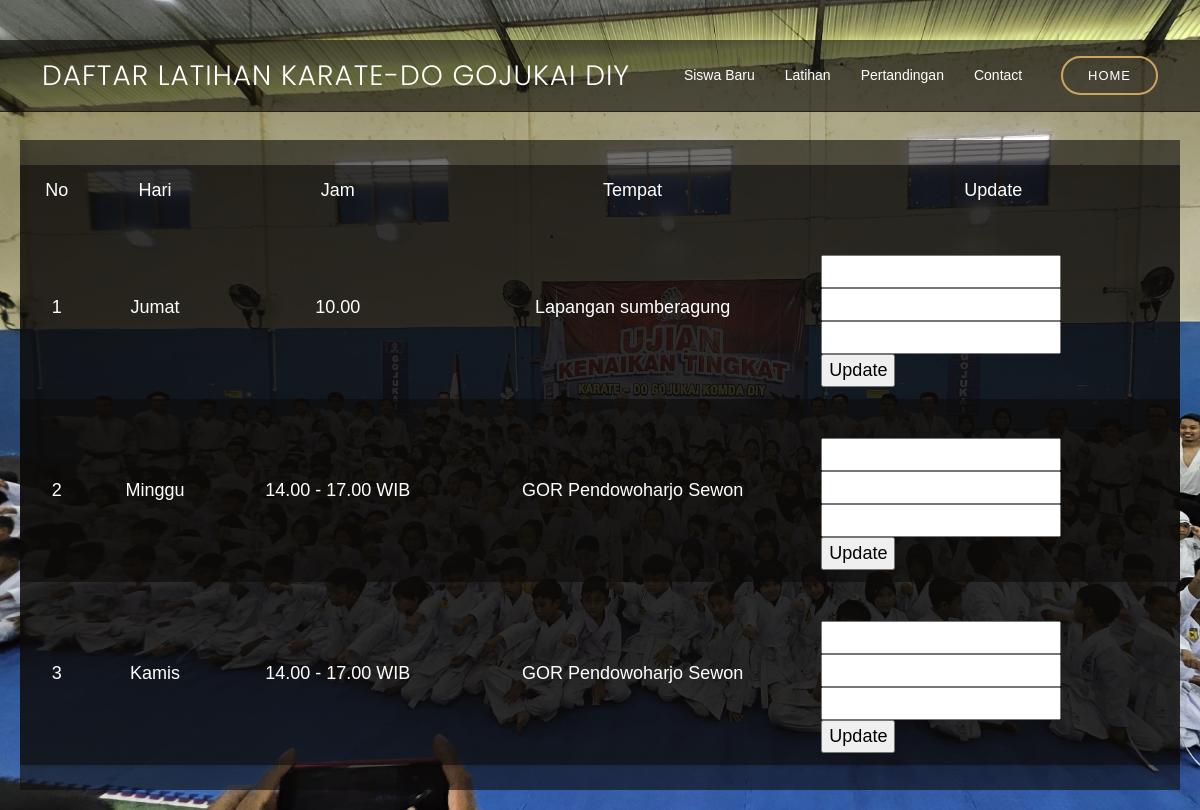
The app's page /daftar_latihan.php (signed in) with its own data.
### tables this page shows
CREATE TABLE `latihan` (
  `id_latihan` int(11) NOT NULL,
  `hari` varchar(10) NOT NULL,
  `jam` varchar(20) NOT NULL,
  `tempat` varchar(50) NOT NULL,
  `id_pelatih` int(4) NOT NULL
);

### daftar_latihan.php (the view, shortened to what this page needs)
<!DOCTYPE html>
<html lang="en">
<head>
  <link href="assets/vendor/animate.css/animate.min.css" rel="stylesheet">
  <link href="assets/vendor/aos/aos.css" rel="stylesheet">
  <link href="assets/vendor/bootstrap/css/bootstrap.min.css" rel="stylesheet">
  <link href="assets/vendor/bootstrap-icons/bootstrap-icons.css" rel="stylesheet">
  <link href="assets/vendor/boxicons/css/boxicons.min.css" rel="stylesheet">
  <link href="assets/vendor/glightbox/css/glightbox.min.css" rel="stylesheet">
  <link href="assets/vendor/swiper/swiper-bundle.min.css" rel="stylesheet">
  <link href="assets/css/style.css" rel="stylesheet">
</head>
<body>
  <header id="header" class="fixed-top d-flex align-items-center">
    <div class="container-fluid container-xl d-flex align-items-center justify-content-lg-between">
      <h1 class="logo me-auto me-lg-0 ">Daftar Latihan Karate-Do Gojukai DIY</h1>
      <nav id="navbar" class="navbar order-last order-lg-0">
            <ul>
            <li><a class="nav-link scrollto" href="daftar_siswa.php">Siswa Baru</a></li>
            <li><a class="nav-link scrollto" href="daftar_latihan.php">Latihan</a></li>
            <li><a class="nav-link scrollto" href="daftar_pertandingan.php">Pertandingan</a></li>
            <li><a class="nav-link scrollto" href="daftar_contact.php">Contact</a></li>
            </ul>
          </nav>
      <a href="session.php" class="book-a-table-btn scrollto d-none d-lg-flex">Home</a>
    </div>
  </header>
    <br><br><br><br><br>
    <div class="table-container">
        <table>
            <thead>
                <tr class= "text-center">
                <td> No</td>
                <td> Hari</td>
                <td> Jam</td>
                <td> Tempat</td>
                <td> Update</td>
                </tr>
            </thead>
            <?php
                include 'koneksi.php';
                $query=mysqli_query($connection, "select * from latihan");
                while($data=mysqli_fetch_array($query))
                {?>
                    <tr>
                        <td class="text-center"> <?php echo $data['id_latihan']; ?></td>
                        <td class="text-center"> <?php echo $data['hari']; ?></td>
                        <td class="text-center"> <?php echo $data['jam']; ?></td>
                        <td class="text-center"> <?php echo $data['tempat']; ?></td>
                        <td>
                        <form method="post" action="">
                            <input type="hidden" name="id_latihan" value="<?php echo $data['id_latihan']; ?>"><br>
                            <input type="text" name="hari"><br>
                            <input type="text" name="jam"><br>
                            <input type="text" name="tempat"><br>
                            <input type="submit" value="Update">
                        </form>
                        </td>
            <?php
        }?>
        </table>
    </div>
</body>
</html>

### assets/css/style.css (style rules this page uses)
body { font-family: "Open Sans", sans-serif; background: #0c0b09; color: #fff; }
a { color: #cda45e; text-decoration: none; }
h1, h2, h3, h4, h5, h6 { font-family: "Playfair Display", serif; }
#header { background: rgba(12, 11, 9, 0.6); border-bottom: 1px solid rgba(12, 11, 9, 0.6); transition: all 0.5s; z-index: 997; padding: 15px 0; top: 40px; }
#header .logo { font-size: 28px; margin: 0; padding: 0; line-height: 1; font-weight: 300; letter-spacing: 1px; text-transform: uppercase; font-family: "Poppins", sans-serif; }
.book-a-table-btn { margin: 0 0 0 15px; border: 2px solid #cda45e; color: #fff; border-radius: 50px; padding: 8px 25px; text-transform: uppercase; font-size: 13px; font-weight: 500; letter-spacing: 1px; transition: 0.3s; }
.navbar { padding: 0; }
.navbar ul { margin: 0; padding: 0; display: flex; list-style: none; align-items: center; }
.navbar li { position: relative; }
.navbar a, .navbar a:focus { display: flex; align-items: center; justify-content: space-between; padding: 10px 0 10px 30px; color: #fff; white-space: nowrap; transition: 0.3s; font-size: 14px; }

### daftar_latihan.php (style rules this page uses)
body { font-family: Arial, sans-serif; margin: 0; padding: 20px; background-image: url('profil_karate.jpg'); background-size: cover ; background-position: relative; background-repeat: no-repeat; }
.table-container { margin: 0 auto; width: 100%; overflow-x: auto; background:rgba(12, 11, 9, 0.6); }
table { width: 100%; border-collapse: collapse; margin: 25px 0; font-size: 18px; text-align: left; box-shadow: 0 2px 3px rgba(0, 0, 0, 0.1); background: rgba(12, 11, 9, 0.6); }
th, td { padding: 12px 15px; }
tr:nth-child(even) { background: rgba(12, 11, 9, 0.6); }

### records on screen
latihan: id_latihan "1", hari "Jumat", jam "10.00", tempat "Lapangan sumberagung"
latihan: id_latihan "2", hari "Minggu", jam "14.00 - 17.00 WIB", tempat "GOR Pendowoharjo Sewon"
latihan: id_latihan "3", hari "Kamis", jam "14.00 - 17.00 WIB", tempat "GOR Pendowoharjo Sewon"
